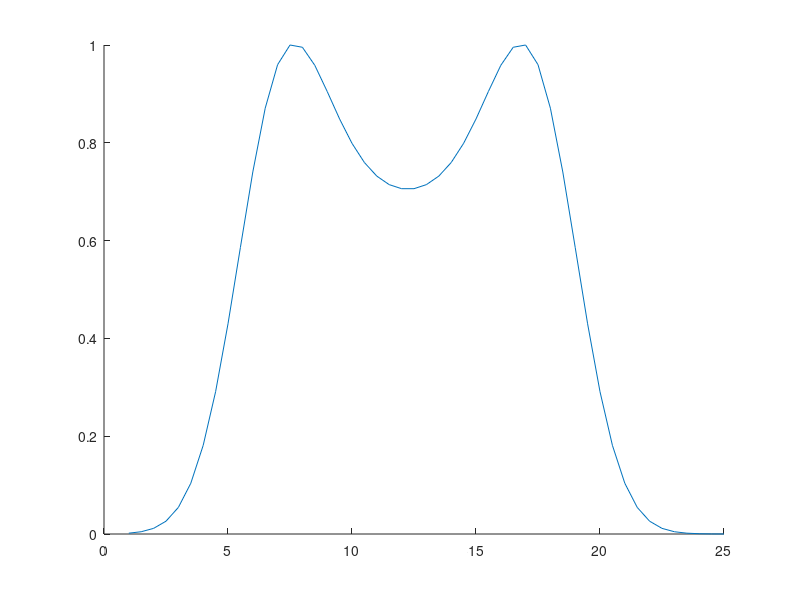

Write MATLAB code to recreate this figure.
% Author: Kevin Whitley
% Date created: 200128

% This function produces a line profile of a septum using an explicit
% 'tilted circle' model.

function improf = septum_model_1D(X0, R, psfFWHM, pixSz, X)

if nargin==0
    X0 = 12.5;
    R = 6; % [pix]
    ring_grad = 0;
    psfFWHM = 250;
    pixSz = 65;
    sp = .5;
    X = 1:sp:25;
end

sigma = psfFWHM/2.35/pixSz;

x1 = X(1:end-1) - X0;
x2 = X(2:end) - X0;
% arcl_i = 2*R * real(asin(x1/R)) + (1:length(x1))*ring_grad; % arc length out to axi
arcl_i = 2*R * real(asin(x1/R)); % arc length out to axi
arcl_ip1 = 2*R * real(asin(x2/R)); % arc length out to ax(i+1)

ring_prof = abs(arcl_ip1 - arcl_i); % Delta(arc length)

% ring_prof(abs(x1)>R) = 0;

gpdf_fcn = @(a,x) 1/(a(2)*sqrt(2*pi)) * exp(-(x-a(1)).^2 ./ (2*a(2)^2));
gauss = gpdf_fcn([0 sigma], x1);

ring_prof = conv(ring_prof, gauss); % convolve with Gaussian psf
ring_prof = ring_prof(floor(length(gauss)/2):floor((end-length(gauss)/2))+1); % cut ends (convolution increases length of vector)

ring_prof_scale = ring_prof/max(ring_prof(:));

improf = ring_prof_scale;

if nargin==0
    figure
    hold on
    plot(X, improf)
end